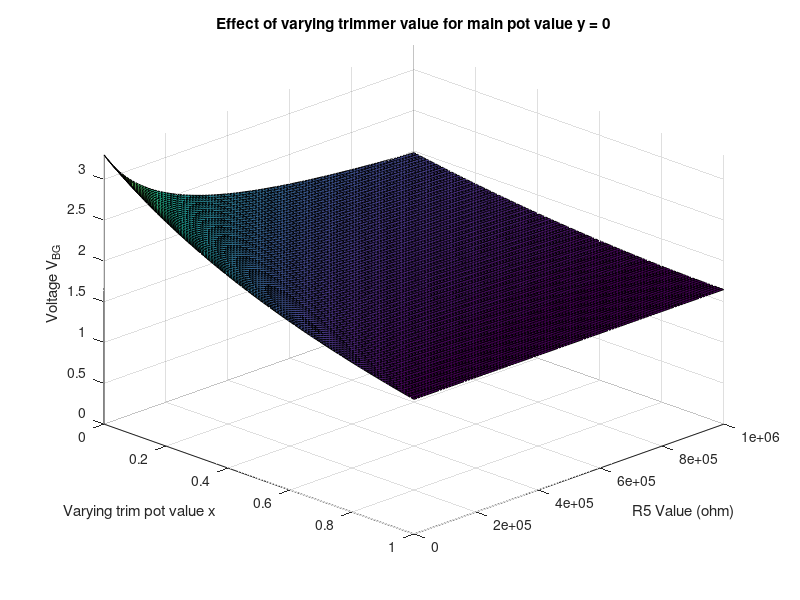

Write the MATLAB code that produced this figure. (Note: this script raises an error after producing the figure.)
%EXploring resistor values for trimming a joystick pot
%Jak_o_Shadows
%23-11-2016


close all
clear all
clc

%%

%Number of options to look at for R5 and trimmer pot X
numR5 = 100;
numX = 100;
numY = 20;
%max value/resistor of the two pots
N = 5e5; %ohm
M = 5e5; %ohm
%The standalone resistor
R5 = linspace(1, 10e5, numR5)';
R5 = repmat(R5, 1, numX);

x = linspace(0, 1, numX);
x = repmat(x, numR5, 1);
yList = linspace(0.000, 0.999, numY);

Vsource = 3.3; %V

fname = 'trimInvestigation.gif';

for index=1:length(yList)
    y = yList(index);
    
    
    R1 = x*N;
    R2 = (1-x)*N;
    R3 = y*M;
    R4 = (1-y)*M;

    R1star = 1./(1./R5 + 1./(R2+R3));
    i = Vsource./(R1 + R4 + R1star);

    VBG = i.*R4;
    VAB = i.*(R1 + R1star);

    X = x(1, :);
    Y = R5(:, 1);
    %% Plot it
    surf(X, Y, VBG);
    drawnow
    xlabel('Varying trim pot value x');
    ylabel('R5 Value (ohm)');
    zlabel('Voltage V_{BG}');
    title(['Effect of varying trimmer value for main pot value y = ', num2str(y)]);
    zlim([0, Vsource])
    xlim([0, 1]);
    ylim([0, 10e5]);
    view(45, 30);
    saveas(gcf, ['trim', num2str(index), '.png']);
    %%Save it as a gif
    frame = getframe(1);
    im = frame2im(frame);
    [imind, cm] = rgb2ind(frame.cdata, 256);%im, 256);
    
    if (index==1)
        imwrite(imind, cm, fname, 'gif', 'Loopcount', inf);
    else
        imwrite(imind, cm, fname, 'gif', 'WriteMode', 'append');
    end
    
end








